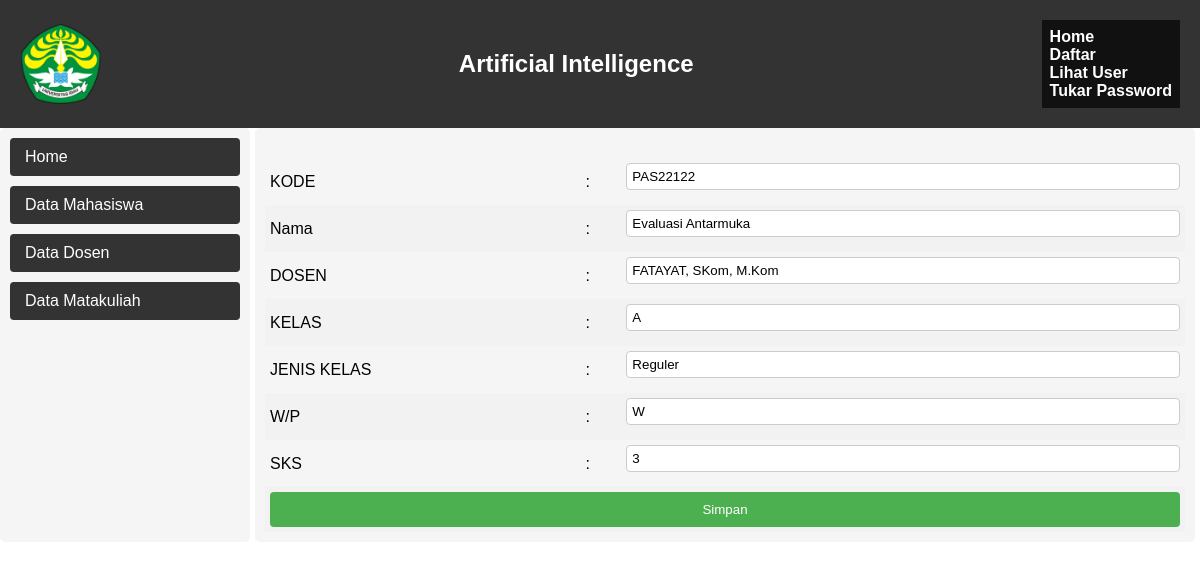
The page /form_edit_matakuliah.php?kode=PAS22122 on the database its author committed.
### tables this page shows
CREATE TABLE `matkul_web` (
  `id_matkul` int(11) NOT NULL,
  `kode` varchar(10) NOT NULL,
  `nama` varchar(30) NOT NULL,
  `dosen` varchar(50) NOT NULL,
  `kelas` char(1) NOT NULL,
  `jenis_kelas` varchar(15) NOT NULL,
  `wp` char(1) NOT NULL,
  `sks` int(2) NOT NULL
);

### form_edit_matakuliah.php (the view, shortened to what this page needs)
<?php
    include 'koneksi.php';
    if(isset($_GET['kode'])) {
        $kode = $_GET['kode'];
        $query = mysqli_query($conn, "SELECT * FROM matkul_web WHERE kode='$kode'");
        $data = mysqli_fetch_assoc($query);
    } else {
        header('Location: data_matakuliah.php');
    }
?>
<!DOCTYPE html>
<html>
<head>
    <link rel="stylesheet" href="css/form_edit.css">
</head>
<body>
    <div class="header">
        <div class="logo">
            <img src="img/unri (1).png" alt="Logo">
        </div>
        <div class="title">Artificial Intelligence</div>
        <div class="navbar">
            <ul>
                <li><a href="home.php">Home</a></li>
                <li><a href="daftar.php">Daftar</a></li>
                <li><a href="user.php">Lihat User</a></li>
                <li><a href="password.php">Tukar Password</a></li>
            </ul>
        </div>
    </div>
    <div class="container">
        <div class="column column-kiri">
            <ul>
                <li><a href="home.php">Home</a></li>
                <li><a href="data_mahasiswa.php">Data Mahasiswa</a></li>
                <li><a href="data_dosen.php">Data Dosen</a></li>
                <li><a href="data_matakuliah.php">Data Matakuliah</a></li>
            </ul>
        </div>
        <div class="column column-kanan table-container">
            <form action="update_matakuliah.php" method="POST">
                <table>
                    <tr>
                        <td>KODE</td>
                        <td>:</td>
                        <td><input type="text" name="kode" value="<?php echo $data['kode']; ?>" readonly></td>
                    </tr>
                    <tr>
                        <td>Nama</td>
                        <td>:</td>
                        <td><input type="text" name="nama" value="<?php echo $data['nama']; ?>"></td>
                    </tr>
                    <tr>
                        <td>DOSEN</td>
                        <td>:</td>
                        <td><input type="text" name="dosen" value="<?php echo $data['dosen']; ?>"></td>
                    </tr>
                    <tr>
                        <td>KELAS</td>
                        <td>:</td>
                        <td><input type="text" name="kelas" value="<?php echo $data['kelas']; ?>"></td>
                    </tr>
                    <tr>
                        <td>JENIS KELAS</td>
                        <td>:</td>
                        <td><input type="text" name="jenis_kelas" value="<?php echo $data['jenis_kelas']; ?>"></td>
                    </tr>
                    <tr>
                        <td>W/P</td>
                        <td>:</td>
                        <td><input type="text" name="wp" value="<?php echo $data['wp']; ?>"></td>
                    </tr>
                    <tr>
                        <td>SKS</td>
                        <td>:</td>
                        <td><input type="text" name="sks" value="<?php echo $data['sks']; ?>"></td>
                    </tr>
                    <tr>
                        <td colspan="3"><input type="submit" value="Simpan"></td>
                    </tr>
                </table>
            </form>
        </div>
    </div>
<html>

### css/form_edit.css (style rules this page uses)
body { margin: 0; padding: 0; font-family: Arial, sans-serif; }
.header { background-color: #333; color: #fff; padding: 20px; display: flex; align-items: center; justify-content: space-between; }
.logo { display: flex; align-items: center; }
.logo img { height: 80px; margin-right: 10px; }
.title { font-size: 24px; font-weight: bold; }
.navbar { padding: 0px; background-color: #111111; display: flex; flex-direction: column; align-items: flex-start; }
.navbar ul { list-style-type: none; margin: 0; padding: 8px; }
.navbar a { text-decoration: none; color: #fff; font-weight: bold; }
.container { display: flex; justify-content: space-between; margin: 0px; }
.column { padding: 10px; background-color: #f5f5f5; border-radius: 5px; margin-right: 5px; }
.column-kiri { width: 20%; }
.column-kanan { width: 80%; }
.column ul { list-style-type: none; padding: 0; margin: 0; }
.column ul li { margin-bottom: 5px; }
.column a { margin-bottom: 10px; color: #333; }
.column input[type='file'], .column button, .column input[type='text'] { margin-bottom: 10px; padding: 5px; }
table { border-collapse: collapse; width: 100%; }
th, td { padding: 8px; text-align: left; }
tr:nth-child(even) { background-color: #f2f2f2; }
input, select { width: 100%; padding: 8px; border: 1px solid #ccc; border-radius: 4px; box-sizing: border-box; }

### form_edit_matakuliah.php (style rules this page uses)
form { margin-top: 20px; }
input[type="text"], input[type="date"], textarea { padding: 5px; border: 1px solid #ccc; border-radius: 4px; width: 100%; }
input[type="submit"] { padding: 10px 20px; background-color: #4CAF50; border: none; color: white; cursor: pointer; border-radius: 4px; }
table { width: 100%; border-collapse: collapse; }
table td { padding: 5px; }
.column-kiri ul { padding: 0; list-style: none; }
.column-kiri li { margin-bottom: 10px; }
.column-kiri a { display: block; padding: 10px 15px; text-decoration: none; color: #fff; background-color: #333; border-radius: 4px; transition: background-color 0.3s ease; font-family: Arial, sans-serif; }

### rows shown on the page
matkul_web: kode "PAS22122", nama "Evaluasi Antarmuka", dosen "FATAYAT, SKom, M.Kom", kelas "A", jenis_kelas "Reguler", wp "W", sks "3"
